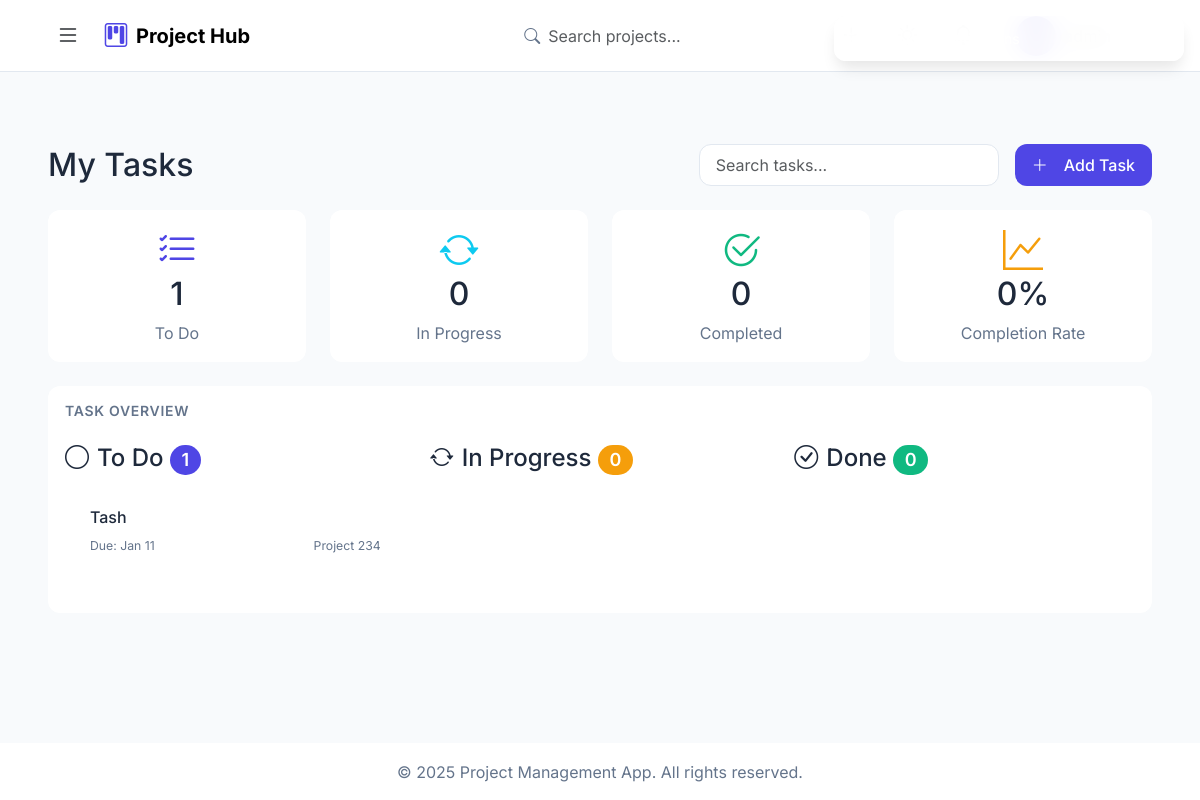
Before: /tasks/ (signed in) with the older database file.
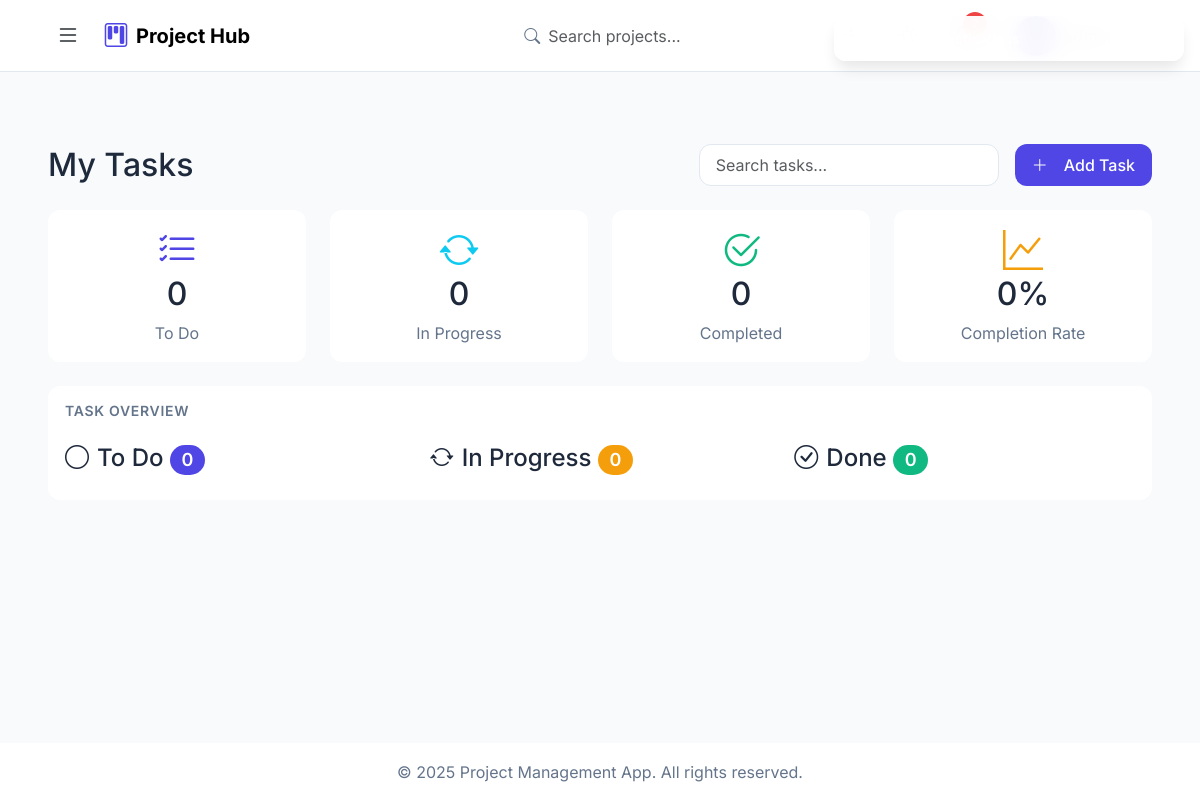
After: the same page with the newer database file.
### projects/models.py (models this page shows, shortened)
class Task(models.Model):
    STATUS_CHOICES = [
        ('todo', 'To Do'),
        ('inprogress', 'In Progress'),
        ('done', 'Done')
    ]
    PRIORITY_CHOICES = [
        ('low', 'Low'),
        ('medium', 'Medium'),
        ('high', 'High')
    ]
    project = models.ForeignKey(
        'Project',
        on_delete=models.CASCADE,
        related_name='tasks'
    )
    title = models.CharField(
        max_length=200,
        help_text="Enter a clear, descriptive title for the task"
    )
    description = models.TextField(
        blank=True,
        help_text="Provide detailed information about the task"
    )
    assigned_to = models.ForeignKey(
        User,
        on_delete=models.CASCADE,
        related_name='assigned_tasks'
    )
    status = models.CharField(
        max_length=20,
        choices=STATUS_CHOICES,
        default='todo'
    )
    priority = models.CharField(
        max_length=20,
        choices=PRIORITY_CHOICES,
        default='medium'
    )
    start_date = models.DateField()
    due_date = models.DateField()
    completed_at = models.DateTimeField(null=True, blank=True)
    created_at = models.DateTimeField(auto_now_add=True)
    updated_at = models.DateTimeField(auto_now=True)
    last_active = models.DateTimeField(auto_now=True)
    class Meta:
        ordering = ['-created_at']
        constraints = [
            models.UniqueConstraint(
                fields=['project', 'title'],
                name='unique_task_title_in_project'
            )
        ]
    tracker = FieldTracker(fields=['status'])

class Project(models.Model):
    STATUS_CHOICES = [
        ('planned', 'Planned'),
        ('active', 'Active'),
        ('completed', 'Completed'),
        ('on_hold', 'On Hold')
    ]
    PRIORITY_CHOICES = [
        ('low', 'Low'),
        ('medium', 'Medium'),
        ('high', 'High')
    ]
    name = models.CharField(max_length=200)
    description = models.TextField()
    team = models.ForeignKey(Team, on_delete=models.CASCADE, related_name='projects')
    manager = models.ForeignKey(User, on_delete=models.CASCADE, related_name='managed_projects')
    status = models.CharField(max_length=20, choices=STATUS_CHOICES, default='planned')
    priority = models.CharField(max_length=20, choices=PRIORITY_CHOICES, default='medium')
    start_date = models.DateField()
    end_date = models.DateField()
    created_at = models.DateTimeField(auto_now_add=True)
    class Meta:
        ordering = ['-created_at']
        constraints = [
            models.UniqueConstraint(fields=['name', 'team'], name='unique_project_name_in_team')
        ]

### projects/views.py (the view)
# urls.py: path('tasks/', views.task_list, name='task_list'),
@login_required
@handle_view_errors
def task_list(request):
    tasks_by_status = get_tasks_by_status(request.user)
    context = {
        'todo_tasks': tasks_by_status['todo_tasks'],
        'inprogress_tasks': tasks_by_status['inprogress_tasks'],
        'done_tasks': tasks_by_status['done_tasks'],
        'completion_rate': calculate_completion_rate(request.user)
    }
    return render(request, 'projects/task_list.html', context)

### projects/authentication.py (called while the page is built)
    def get_user(self, user_id):
        try:
            return User.objects.get(pk=user_id)
        except User.DoesNotExist:
            return None

### projects/context_processors.py (called while the page is built)
def notification_context(request):
    if request.user.is_authenticated:
        notifications = (request.user.notifications
                       .select_related('content_type')
                       .order_by('-created_at')[:5])
        return {
            'notifications': notifications,
            'unread_notifications_count': request.user.notifications.filter(read=False).count()
        }
    return {
        'notifications': [],
        'unread_notifications_count': 0
    }

### projects/models.py (called while the page is built)
    def get_full_name(self):
        return f"{self.first_name} {self.last_name}".strip() or self.username

### projects/views.py (called while the page is built)
def get_tasks_by_status(user):
    tasks = Task.objects.filter(assigned_to=user).select_related('project')
    return {
        'todo_tasks': tasks.filter(status='todo'),
        'inprogress_tasks': tasks.filter(status='inprogress'),
        'done_tasks': tasks.filter(status='done')
    }

### projects/templates/projects/task_list.html (shortened to what the changed rows need)
{% extends 'base.html' %}
{% load static %}
{% load custom_filters %}
{% block extra_css %}
<link rel="stylesheet" href="{% static 'css/task_list.css' %}">
{% endblock %}
{% block content %}
<div class="container-fluid px-4">
    <div class="d-flex justify-content-between align-items-center mb-4">
        <h2 class="mb-0">My Tasks</h2>
    </div>
    <div class="row g-4 mb-4">
        <div class="col-md-3 col-sm-6">
            <div class="glass-card h-100">
                <div class="card-body text-center">
                    <i class="bi bi-list-check display-6 text-primary mb-3"></i>
                    <h3 class="h2 mb-2" data-stat="todo">{{ todo_tasks|length }}</h3>
                    <p class="text-muted mb-0">To Do</p>
                </div>
            </div>
        </div>
    </div>
    <div class="glass-card">
        <div class="row">
            <div class="col-md-4">
                <div class="kanban-column">
                    <h4 class="column-title todo">
                        <i class="bi bi-circle me-2"></i>To Do
                        <span class="badge bg-primary">{{ todo_tasks|length }}</span>
                    </h4>
                    <div class="task-list" id="todo" data-status="todo">
                        {% for task in todo_tasks %}
                        <div class="task-card" data-id="{{ task.id }}" draggable="true">
                            <div class="task-drag-handle">
                                <div class="d-flex justify-content-between align-items-start mb-2">
                                    <h6 class="mb-0">{{ task.title }}</h6>
                                    <span class="badge bg-{{ task.priority|lower }}">{{ task.priority }}</span>
                                </div>
                                <div class="task-meta d-flex justify-content-between align-items-center">
                                    <small class="text-muted">Due: {{ task.due_date|date:"M d" }}</small>
                                    <small class="text-muted">{{ task.project.name }}</small>
                                </div>
                            </div>
                        </div>
                        {% endfor %}
                    </div>
                </div>
            </div>
        </div>
    </div>
</div>
{% endblock %}

Changed rows visible on the page:
removed Task: title "Tash", due_date "Jan 11", project.name "Project 234"
Other visible differences:
{{ todo_tasks|length }}: "1" → "0"
